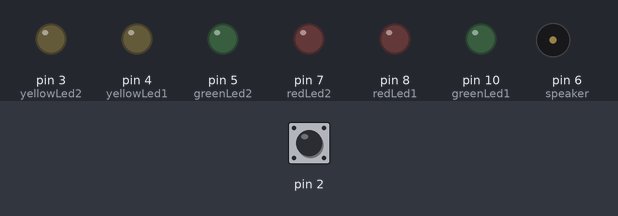
Bench run of a sketch on a simulated Arduino Uno, built with avr-gcc and run on an emulated ATmega328P. Parts: output pins drawn as LEDs (lit = HIGH), buzzer (waves = sounding). Inputs (shaded band) come from the test bench; at power-on: pin 2 LOW.

Above: at 1.2 s.
1.3 s: pin 2 driven HIGH
At 2.11 s:
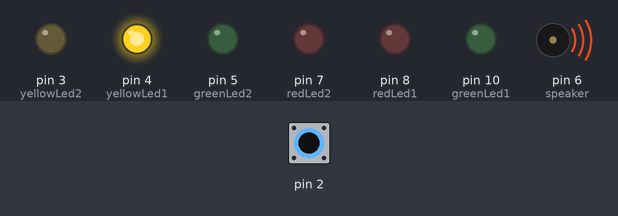
4.3 s: pin 2 pulsed LOW 5 times (0.12 s each, 0.3 s apart)
At 6.3 s:
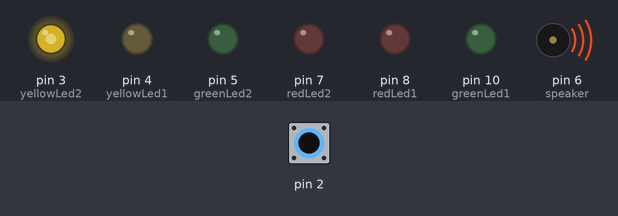
7.3 s: pin 2 driven LOW
At 8.5 s:
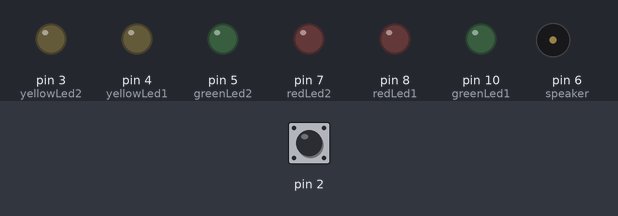
Timing chart, 0 to 10.3 s (numbered marks = the images above; inputs shaded):
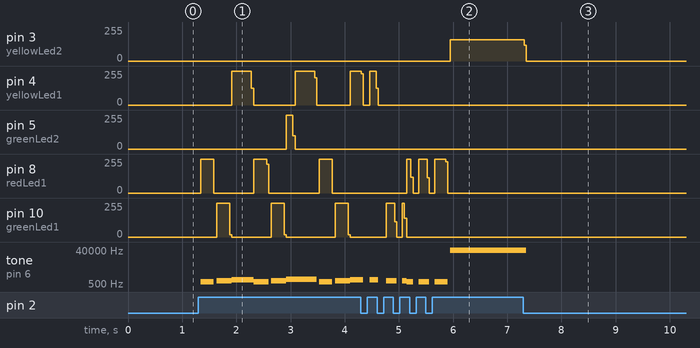

The sketch:

music-and-lights.ino
```cpp
//Define musical notes (*0.0000001)
#define tone_C 1911
#define tone_C1 1804
#define tone_D 1703
#define tone_Eb 1607
#define tone_E 1517
#define tone_F 1432
#define tone_F1 1352
#define tone_G 1276
#define tone_Ab 1204
#define tone_A 1136
#define tone_Bb 1073
#define tone_B 1012
#define tone_c 955
#define tone_c1 902
#define tone_d 851
#define tone_eb 803
#define tone_e 758
#define tone_f 716
#define tone_f1 676
#define tone_g 638
#define tone_ab 602
#define tone_a 568
#define tone_bb 536
#define tone_b 506

#define tone_p 0  //pause

// Led lights
const int greenLed1 = 10;
const int redLed1 = 8;
const int yellowLed1 = 4;
const int yellowLed2 = 3;
const int redLed2 = 7;
const int greenLed2 = 5;

// Potentiometre
int potPin = 5;    // select the input pin for the potentiometer
int val = 0;       // variable to store the value coming from the sensor

const int speaker = 6; // speaker port

long vel = 20000; // velocity

// Button - to play only when it's pressed on
int buttonState = 0;

// the setup routine runs once when you press reset:
void setup()
{
	// Button
	pinMode(2, INPUT);

	// Led lights
	pinMode(greenLed1, OUTPUT);
	pinMode(redLed1, OUTPUT);
	pinMode(yellowLed1, OUTPUT);
	pinMode(greenLed2, OUTPUT);
	pinMode(redLed2, OUTPUT);
	pinMode(yellowLed2, OUTPUT);

	// Speaker
	pinMode(speaker, OUTPUT);
}

// Seems like some electric guitar solo...
int LTS_m[] = {tone_Bb, tone_G, tone_G, tone_Bb, tone_G, tone_G, tone_Bb, tone_G, tone_G, tone_Bb, tone_G, tone_G, tone_Bb, tone_G, tone_C, tone_G, tone_Bb, tone_G, tone_G, tone_Bb, tone_G, tone_G, tone_Bb, tone_G, tone_G, tone_Bb, tone_G, tone_G, tone_Bb, tone_G, tone_F, tone_D, tone_F, tone_D, tone_G, tone_F, tone_D, tone_C, tone_Bb, tone_G, tone_Bb, tone_C, tone_C1, tone_C, tone_Bb, tone_F, tone_D, tone_Bb, tone_G, tone_F, tone_D, tone_C, tone_Bb, tone_D, tone_C, tone_Bb, tone_G} ;
int LTS_r[] = {4, 4, 4, 4, 4, 4, 4, 4, 4, 4, 4, 4, 4, 4, 4, 4, 4, 4, 4, 4, 4, 4, 4, 4, 4, 4, 4, 4, 4, 4, 4, 4, 4, 4, 4, 4, 4, 4, 4, 4, 4, 4, 4, 4, 4, 4, 4, 4, 4, 4, 4, 4, 4, 4, 4, 4, 4};

// Smoooooooke on the waaater! \m/
int smoke_m[] = {tone_E, tone_G, tone_A, tone_E, tone_G, tone_Bb, tone_A, tone_E, tone_G, tone_A, tone_G, tone_E};
int smoke_r[] = {12, 12, 18, 12, 12, 6, 18, 12, 12, 18, 12, 24};

// mario
int mario_m[] = {tone_e, tone_e, tone_e, tone_c, tone_e, tone_g, tone_G, tone_c, tone_G, tone_E, tone_A, tone_B, tone_Bb, tone_A, tone_G, tone_e, tone_g, tone_a, tone_f, tone_g, tone_e, tone_c, tone_d, tone_B, tone_c};
int mario_r[] = {6, 12, 12, 6, 12, 24, 24, 18, 18, 18, 12, 12, 6, 12, 8, 8, 8, 12, 6, 12, 12, 6, 6, 6, 12};

// the loop routine runs over and over again forever:
void loop()
{
	val = analogRead(potPin);

	if(val < 512){
		digitalWrite(redLed2, HIGH);
	}
	if(val > 511)
	{
		digitalWrite(redLed2, LOW);
	}

	int play_song_m[] = {tone_E, tone_G, tone_A, tone_E, tone_G, tone_Bb, tone_A, tone_E, tone_G, tone_A, tone_G, tone_E};;
	int play_song_r[] = {12, 12, 18, 12, 12, 6, 18, 12, 12, 18, 12, 24};;

	for (int i=0; i<42; i++)
	{
		int tom = play_song_m[i];
	    int tempo = play_song_r[i];

	    long tvalue = tempo * vel;

	    tocar(tom, tvalue);

		delay(50); //pause between notes!
	}

	delay(1000);
}

void tocar(int tom, long tempo_value)
{
    long tempo_gasto = 0;

    while (tempo_gasto < tempo_value)
    {
    	buttonState = digitalRead(2);

   		if(buttonState == 1)
   		{
			onOffLeds(tom, HIGH);

   			digitalWrite(speaker, HIGH);
	        delayMicroseconds(tom / 2);

	        digitalWrite(speaker, LOW);
	        delayMicroseconds(tom/2);

	        tempo_gasto += tom;

			onOffLeds(tom, LOW);
   		}
    }
}

void onOffLeds(int tom, boolean to)
{
	if(tom == tone_G)
   	{
   		digitalWrite(greenLed1, to);
   	}
   	else if(tom == tone_E)
   	{
   		digitalWrite(redLed1, to);
   	}
   	else if(tom == tone_A)
   	{
   		digitalWrite(yellowLed1, to);
   	}
   	else if(tom == tone_Bb)
   	{
   		digitalWrite(greenLed2, to);
   	}
   	else
   	{
   		digitalWrite(yellowLed2, to);
   	}
}
```

Measured:
- after the input at 1.3 s, pin 4 (yellowLed1): goes 253/255 0.36 s, 0/255 0.81 s, 253/255 0.36 s, 0/255 0.66 s, then 253/255, starting after 0.62 s; pin 5 (greenLed2): 0/255 → 253/255 after 1.6 s, → 0/255 0.12 s later
- after the input at 4.3 s, pin 3 (yellowLed2): 0/255 → 158/255 after 1.6 s instead of 1.1 s
- after the input at 7.3 s, pin 3 (yellowLed2): 158/255 → 0/255 at once; tone on pin 6 (speaker): 38194 Hz → silent after 0.05 s
